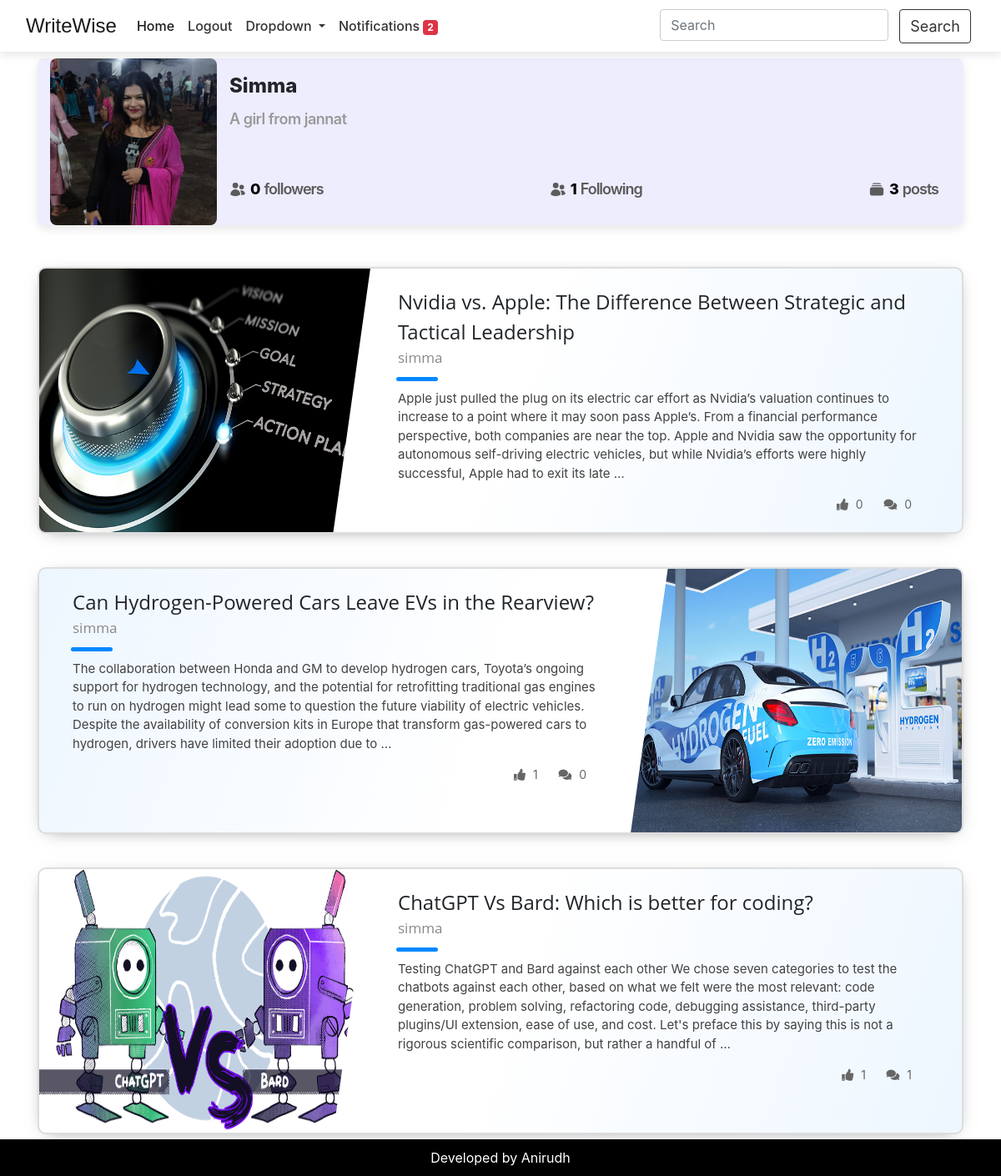
Page /user/simma/profile/ (signed in) on the committed database.
### userApp/models.py (models this page shows, shortened)
class UserProfile(models.Model):
    user = models.OneToOneField(User, on_delete=models.CASCADE, related_name="profile")
    profile_picture = models.ImageField(upload_to="profile/pictures", default="images\man.png", null=True, blank=True)
    bio = models.TextField(blank=True)
    is_private = models.BooleanField(default=False)
    followers = models.ManyToManyField(User, related_name='following', blank=True)
    following = models.ManyToManyField(User, related_name='followers', blank=True)

### blogApp/models.py (models this page shows, shortened)
class BlogPost(models.Model):
    title = models.CharField(max_length=255)
    content = models.TextField()
    author = models.ForeignKey(User, on_delete = models.SET_NULL, null=True, related_name="blog_posts")
    publication_date = models.DateTimeField(auto_now_add=True)
    featured_image = models.ImageField(upload_to="blog/images", blank=True, null=True)
    video = models.FileField(upload_to="blog/videos", blank=True, null=True)
    liked_by = models.ManyToManyField(User, related_name="liked_posts", blank=True)

### userApp/views.py (the view)
# urls.py: path("<str:username>/profile/", profile_page, name="profile-page"),
@login_required
def profile_page(request, username):
    try:
        user = User.objects.get(username=username)
        profile = UserProfile.objects.get(user=user)
        users_blogs = BlogPost.objects.filter(author=user)
        followers = profile.followers.all()
        following = profile.following.all()
        context = {
            'title': 'Profile-page',
            'profile': profile,
            'users_blogs': users_blogs,
            'followers': followers,
            'following': following,
        }
        return render(request, 'userApp/profile.html', context)
    except UserProfile.DoesNotExist:
        messages.error(request, 'User profile does not exist.')
        return redirect('blogApp:home-page')
    except Exception as e:
        print(f"Error in profile page: {e}")
        messages.error(request, 'An error occurred while loading the profile page.')
        return redirect('blogApp:home-page')

### userApp/context_processors.py (called while the page is built)
def notification_count(request):
    try:
        if request.user.is_authenticated:
            no_of_request = FollowRequest.objects.filter(to_user=request.user, is_accepted=False).count()
        else:
            no_of_request = 0
    except Exception as e:
        no_of_request = 0
    return {'notification_count': no_of_request}

### userApp/templates/userApp/profile.html (shortened to what this page needs)
{% include "blogApp/base.html" %} {% load static %}
<link rel="stylesheet" href="{% static 'css/profilepage.css' %}" />
<link rel="stylesheet" href="{% static 'css/blogs.css' %}" />
<link rel="stylesheet" href="{% static 'css/modal.css' %}" />
{% block content %}
<div class="container">
    <div id="card">
        <img id="avatar" src="{{ profile.profile_picture.url }}" alt="avatar" />
        <div id="info">
          <p id="name">{{ profile.user.username|capfirst }}</p>
          <p id="activity" class='mt-2'>{{ profile.bio }}</p>
          <div id="stats">
            <p class="stats-text" data-toggle="modal" data-target="#exampleModal">
              <span>{{ profile.followers.count }}</span>
              followers
            </p>
            <p class="stats-text" data-toggle="modal" data-target="#exampleModal1">
              <span>{{ profile.following.count }}</span>
              Following
            </p>
            <p class="stats-text">
              <span>{{ users_blogs|length }}</span>
              posts
            </p>
          </div>
        </div>
      </div>
      {% if profile.user in request.user.profile.following.all %}
        {% include "userApp/blog.html" %}
      {% elif profile.is_private == True and profile.user not in request.user.profile.following.all %}
          {% comment %} <strong>Private Account</strong> {% endcomment %}
      {% elif profile.is_private == False %}
          {% include "userApp/blog.html" %}
      {% endif %}
</div>
{% endblock %}

### blogApp/templates/blogApp/base.html (shortened to what this page needs)
{% load static %}
<!doctype html>
<html lang="en">
  <head>
    <link href="https://cdn.jsdelivr.net/npm/bootstrap@5.0.2/dist/css/bootstrap.min.css" rel="stylesheet">
    <link href="https://maxcdn.bootstrapcdn.com/bootstrap/4.5.2/css/bootstrap.min.css" rel="stylesheet">
    <link rel="stylesheet" href="https://cdnjs.cloudflare.com/ajax/libs/font-awesome/5.15.4/css/all.min.css">
    <link rel="stylesheet" href="{% static 'css/comment.css' %}">
    <link rel="stylesheet" href="{% static 'css/nav.css' %}">
    <link rel="stylesheet" href="{% static 'css/message.css' %}">
    <link rel="stylesheet" href="{% static 'css/blog_details.css' %}">
  </head>
  <body>
    <nav class="navbar navbar-expand-lg navbar-light fixed-top  ">
      <div class="container-fluid">
        <a class="navbar-brand" href="{% url 'blogApp:home-page' %}">WriteWise</a>
        <div class="collapse navbar-collapse" id="navbarSupportedContent">
          <ul class="navbar-nav me-auto mb-2 mb-lg-0">
            <li class="nav-item">
              <a class="nav-link active" aria-current="page" href="{% url 'blogApp:home-page' %}">Home</a>
            </li>
            {% if request.user.is_authenticated %}
                <li class="nav-item">
                    <a class="nav-link" href="{% url 'userApp:logout-view' %}">Logout</a>
                </li>
            {% endif %}
            <li class="nav-item dropdown">
              <a class="nav-link dropdown-toggle" href="" id="navbarDropdown" role="button" data-bs-toggle="dropdown" aria-expanded="false">
                Dropdown
              </a>
            </li>
            {% if request.user.is_authenticated %}
              <li class="nav-item">
                  <a class="nav-link" href="{% url 'userApp:follow-request' %}" tabindex="-1" aria-disabled="true">
                      Notifications {% if request.user.is_authenticated %}
                      <span class="badge badge-danger">{{ notification_count }}</span>
                      {% endif %}
                  </a>
              </li>
            {% endif %}
          </ul>
          <form method="GET" action="{% url 'blogApp:user-search' %}"  class="d-flex">
            <input class="form-control me-2" type="text" name="q" placeholder="Search" value="" aria-label="Search">
            <button class="btn btn-outline-dark" type="submit">Search</button>
          </form>
        </div>
      </div>
    </nav>
    <div class="container">
      {% include "blogApp/footer.html" %}
    </div>
  </body>
</html>

### blogApp/templates/blogApp/footer.html
<footer class="footer">
    Developed by Anirudh
</footer>

### userApp/templates/userApp/blog.html (shortened to what this page needs)
<div class="projcard-container">
    {% for blog in users_blogs %}
    <div class="projcard projcard-blue">
        <div class="projcard-innerbox">
            <img class="projcard-img" src="{{ blog.featured_image.url }}" />
            <div class="projcard-textbox">
                <div class="projcard-title">{{ blog.title }}</div>
                <div class="projcard-subtitle">{{ blog.author.username }}</div>
                <div class="projcard-bar"></div>
                <div class="projcard-description">{{ blog.content|truncatewords:60 }}</div>
                <div class="projcard-interactions">
                    <div class="likes-comments">
                        <span class="likes"><i class="fas fa-thumbs-up"></i> {{ blog.liked_by.all.count }}</span>
                        <span class="comments"><i class="fas fa-comments"></i> {{ blog.comments.count }}</span>
                    </div>
                </div>
            </div>
        </div>
    </div>
    {% endfor %}
</div>

### blogApp/static/css/nav.css (style rules this page uses)
.navbar { background-color: #fff; box-shadow: 0px 4px 10px rgba(0, 0, 0, 0.1); }
.navbar-brand { font-family: "Arial Black", sans-serif; font-size: 24px; color: #333; }
.navbar-nav .nav-item .nav-link { color: #333; font-weight: 500; }
.form-control { border-color: #ccc; }
.btn-outline-dark { color: #333; border-color: #333; }
.footer { position: fixed; left: 0; bottom: 0; width: 100%; background-color: black; color: white; text-align: center; padding: 10px 0; z-index: 1; }

### blogApp/static/css/blog_details.css (style rules this page uses)
.btn { font-size: 18px; margin: 0 5px; }

### userApp/static/css/profilepage.css (style rules this page uses)
#card { width: 100%; height: 200px; margin: 0; padding: 15px; display: flex; flex-direction: row; align-items: center; background: rgba(89, 83, 244, 0.1); border-radius: 8px; box-shadow: rgba(0, 0, 0, 0.1) 0px 4px 12px; }
#avatar { width: 200px; height: 200px; object-fit: cover; border-radius: 8px; }
#info { width: 100%; height: 100%; margin: 0 15px; display: flex; flex-direction: column; }
#name { font-size: 24px; font-weight: 800; margin: 0; padding: 0; }
#activity { color: #999999; font-size: 18px; font-weight: 600; letter-spacing: -.5px; margin: 0; padding: 0; }
#stats { margin: auto 0 15px 0; padding: 0; display: flex; flex-direction: row; justify-content: space-between; }
.stats-text { color: #5B5B5B; font-size: 18px; font-weight: 600; letter-spacing: -1px; margin: 0; padding: 0; display: flex; flex-direction: row; align-items: center; }
.stats-text svg { fill: #5B5B5B; width: 20px; height: 20px; }
.stats-text span { color: #000000; font-weight: 800; margin: 0 5px; }

### userApp/static/css/blogs.css (style rules this page uses)
.projcard-container { margin: 50px 0; }
.projcard-container, .projcard-container * { box-sizing: border-box; }
.projcard-container { margin-left: auto; margin-right: auto; width: 100%; }
.projcard { position: relative; width: 100%; height: 320px; margin-bottom: 40px; border-radius: 10px; background-color: #fff; border: 2px solid #ddd; font-size: 18px; overflow: hidden; cursor: pointer; box-shadow: 0 4px 21px -12px rgba(0, 0, 0, .66); transition: box-shadow 0.2s ease, transform 0.2s ease; }
.projcard::before { content: ""; position: absolute; top: 0; right: 0; bottom: 0; left: 0; background-image: linear-gradient(-70deg, #424242, transparent 50%); opacity: 0.07; }
.projcard:nth-child(2n)::before { background-image: linear-gradient(-250deg, #424242, transparent 50%); }
.projcard-innerbox { position: absolute; top: 0; right: 0; bottom: 0; left: 0; }
.projcard-img { position: absolute; height: 320px; width: 400px; top: 0; left: 0; transition: transform 0.2s ease; }
.projcard:nth-child(2n) .projcard-img { left: initial; right: 0; }
.projcard-textbox { position: absolute; top: 7%; bottom: 7%; left: 430px; width: calc(100% - 470px); font-size: 17px; }
.projcard:nth-child(2n) .projcard-textbox { left: initial; right: 430px; }
.projcard-textbox::before, .projcard-textbox::after { content: ""; position: absolute; display: block; background: #ff0000bb; background: #fff; top: -20%; left: -55px; height: 140%; width: 60px; transform: rotate(8deg); }
.projcard:nth-child(2n) .projcard-textbox::before { display: none; }
.projcard-textbox::after { display: none; left: initial; right: -55px; }
.projcard:nth-child(2n) .projcard-textbox::after { display: block; }
.projcard-textbox * { position: relative; }
.projcard-title { font-family: 'Voces', 'Open Sans', arial, sans-serif; font-size: 24px; }
.projcard-subtitle { font-family: 'Voces', 'Open Sans', arial, sans-serif; color: #888; }
.projcard-bar { left: -2px; width: 50px; height: 5px; margin: 10px 0; border-radius: 5px; background-color: #424242; transition: width 0.2s ease; }
.projcard-blue .projcard-bar { background-color: #0088FF; }
.projcard-blue::before { background-image: linear-gradient(-70deg, #0088FF, transparent 50%); }
.projcard-blue:nth-child(2n)::before { background-image: linear-gradient(-250deg, #0088FF, transparent 50%); }
.projcard-description { z-index: 10; font-size: 15px; color: #424242; height: 125px; overflow: hidden; text-overflow: ellipsis; }
.projcard-interactions { display: flex; align-items: center; }
.likes-comments { margin-left: auto; }
.likes-comments span { margin-right: 20px; font-size: 14px; color: #666; }
.likes-comments span i { margin-right: 5px; }

### rows in the picture
UserProfile: profile_picture (picture), user.username "Simma", bio "A girl from jannat", followers.count "0", following.count "1"
BlogPost: featured_image (picture), title "Nvidia vs. Apple: The Difference Between Strategic and Tactical Leadership", author.username "simma", content "Apple just pulled the plug on its electric car effort as Nvidia’s valuation continues to increase to a point where it may soon pass Apple’s. From a financial performance perspective, both companies are near the top. Apple and Nvidia saw the opportunity for autonomous self-driving electric vehicles, but while Nvidia’s efforts were highly successful, Apple had to exit its late …", liked_by.all.count "0", comments.count "0"
BlogPost: featured_image (picture), title "Can Hydrogen-Powered Cars Leave EVs in the Rearview?", author.username "simma", content "The collaboration between Honda and GM to develop hydrogen cars, Toyota’s ongoing support for hydrogen technology, and the potential for retrofitting traditional gas engines to run on hydrogen might lead some to question the future viability of electric vehicles. Despite the availability of conversion kits in Europe that transform gas-powered cars to hydrogen, drivers have limited their adoption due to …", liked_by.all.count "1", comments.count "0"
BlogPost: featured_image (picture), title "ChatGPT Vs Bard: Which is better for coding?", author.username "simma", content "Testing ChatGPT and Bard against each other We chose seven categories to test the chatbots against each other, based on what we felt were the most relevant: code generation, problem solving, refactoring code, debugging assistance, third-party plugins/UI extension, ease of use, and cost. Let's preface this by saying this is not a rigorous scientific comparison, but rather a handful of …", liked_by.all.count "1", comments.count "1"

### other values in the picture
{{ notification_count }} "2"
{{ users_blogs|length }} "3"
